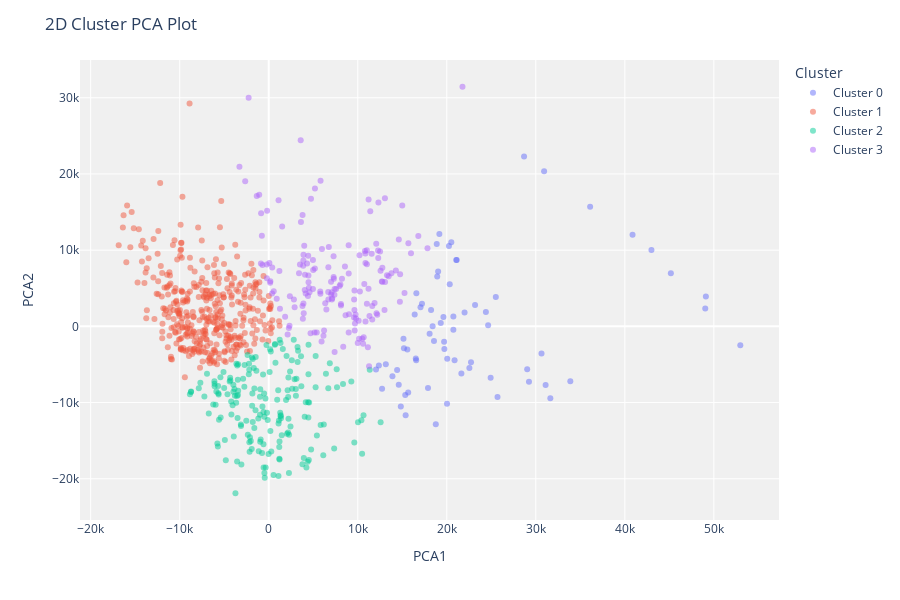

Write notebook code for a chart like this one.
### Code cell
plot_model(kmeans)

### Figure 1 — Plotly figure (JSON) as saved in the notebook; plotly's stock layout.template omitted (floating-point values rounded to 4 significant figures; data arrays with more than 128 entries replaced by an {"elided": "..."} marker saying what was removed)
{"data": [{"customdata": [[51150.0], [40860.0], [41380.0], [42820.0], [38450.0], [38600.0], [39310.0], [40340.0], [39800.0], [34820.0], [31430.0], [30960.0], [33420.0], [35620.0], [43370.0], [42680.0], [44300.0], [43890.0], [44080.0], [44130.0], [46750.0], [49250.0], [37380.0], [39370.0], [39090.0], [38990.0], [39710.0], [39880.0], [41370.0], [42770.0], [41420.0], [44750.0], [37090.0], [35650.0], [32200.0], [55640.0], [57150.0], [60570.0], [63910.0], [65280.0], [66370.0], [69130.0], [68570.0], [70760.0], [32050.0], [35030.0], [32750.0], [41670.0], [42380.0], [44210.0], [45060.0], [48370.0], [48310.0], [33180.0], [33010.0], [30800.0], [38300.0], [38800.0], [40970.0], [42740.0], [38320.0], [35170.0], [35130.0], [35720.0], [47070.0], [38170.0], [46730.0], [32420.0], [32220.0]], "hovertemplate": "Cluster=Cluster 0<br>PCA1=%{x}<br>PCA2=%{y}<br>Feature=%{customdata[0]}<extra></extra>", "legendgroup": "Cluster 0", "marker": {"color": "#636efa", "opacity": 0.5, "symbol": "circle"}, "mode": "markers", "name": "Cluster 0", "orientation": "v", "showlegend": true, "textposition": "top center", "type": "scatter", "x": [33880.0, 20740.0, 22720.0, 24930.0, 16580.0, 17210.0, 18230.0, 19620.0, 19320.0, 15190.0, 12370.0, 12050.0, 15670.0, 16560.0, 19170.0, 18870.0, 20510.0, 20240.0, 21060.0, 21120.0, 25510.0, 30640.0, 16400.0, 19700.0, 19730.0, 20050.0, 20880.0, 21640.0, 18930.0, 22000.0, 20740.0, 24650.0, 20030.0, 16520.0, 15380.0, 28680.0, 30930.0, 36100.0, 40870.0, 42990.0, 45170.0, 49100.0, 49030.0, 52970.0, 14840.0, 18770.0, 14610.0, 19030.0, 20330.0, 23180.0, 24390.0, 31100.0, 31630.0, 14420.0, 15340.0, 12730.0, 17050.0, 18410.0, 22540.0, 25700.0, 18560.0, 15140.0, 15570.0, 17890.0, 29030.0, 18070.0, 29230.0, 13900.0, 13150.0], "xaxis": "x", "y": [-7199.0, -448.0, -4704.0, -6732.0, 4346.0, 2952.0, 2138.0, 1236.0, 451.3, -2886.0, -5140.0, -5659.0, -8690.0, -4441.0, 12110.0, 10810.0, 11040.0, 10550.0, 8710.0, 8700.0, 3850.0, -3558.0, 1569.0, -2034.0, -2976.0, -4248.0, -4437.0, -6198.0, 6549.0, 1827.0, 1306.0, 153.3, -10140.0, -4228.0, -11670.0, 22290.0, 20360.0, 15700.0, 12030.0, 10010.0, 6963.0, 3930.0, 2354.0, -2480.0, -10500.0, -12840.0, -7648.0, 7189.0, 5525.0, 2813.0, 1877.0, -7696.0, -9446.0, -5735.0, -9001.0, -8181.0, 2492.0, 14.73, -5450.0, -9272.0, -1920.0, -1640.0, -3048.0, -8100.0, -5625.0, -954.3, -7260.0, -6556.0, -4981.0], "yaxis": "y"}, {"customdata": {"elided": "390x1 float values"}, "hovertemplate": "Cluster=Cluster 1<br>PCA1=%{x}<br>PCA2=%{y}<br>Feature=%{customdata[0]}<extra></extra>", "legendgroup": "Cluster 1", "marker": {"color": "#EF553B", "opacity": 0.5, "symbol": "circle"}, "mode": "markers", "name": "Cluster 1", "orientation": "v", "showlegend": true, "textposition": "top center", "type": "scatter", "x": {"elided": "390 float values"}, "xaxis": "x", "y": {"elided": "390 float values"}, "yaxis": "y"}, {"customdata": {"elided": "184x1 float values"}, "hovertemplate": "Cluster=Cluster 2<br>PCA1=%{x}<br>PCA2=%{y}<br>Feature=%{customdata[0]}<extra></extra>", "legendgroup": "Cluster 2", "marker": {"color": "#00cc96", "opacity": 0.5, "symbol": "circle"}, "mode": "markers", "name": "Cluster 2", "orientation": "v", "showlegend": true, "textposition": "top center", "type": "scatter", "x": {"elided": "184 float values"}, "xaxis": "x", "y": {"elided": "184 float values"}, "yaxis": "y"}, {"customdata": {"elided": "161x1 float values"}, "hovertemplate": "Cluster=Cluster 3<br>PCA1=%{x}<br>PCA2=%{y}<br>Feature=%{customdata[0]}<extra></extra>", "legendgroup": "Cluster 3", "marker": {"color": "#ab63fa", "opacity": 0.5, "symbol": "circle"}, "mode": "markers", "name": "Cluster 3", "orientation": "v", "showlegend": true, "textposition": "top center", "type": "scatter", "x": {"elided": "161 float values"}, "xaxis": "x", "y": {"elided": "161 float values"}, "yaxis": "y"}], "layout": {"height": 600, "legend": {"title": {"text": "Cluster"}, "tracegroupgap": 0}, "margin": {"t": 60}, "plot_bgcolor": "rgb(240,240,240)", "title": {"text": "2D Cluster PCA Plot"}, "xaxis": {"anchor": "y", "domain": [0, 1], "title": {"text": "PCA1"}}, "yaxis": {"anchor": "x", "domain": [0, 1], "title": {"text": "PCA2"}}}}
